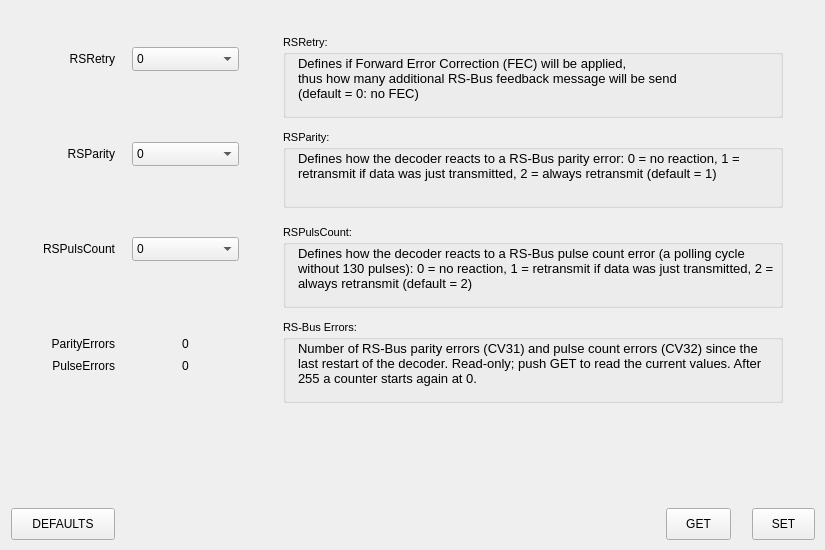
<?xml version='1.0' encoding='UTF-8'?>
<ui version="4.0">
 <class>RsBusTab</class>
 <widget class="QWidget" name="RsBusTab">
  <property name="geometry">
   <rect>
    <x>0</x>
    <y>0</y>
    <width>825</width>
    <height>550</height>
   </rect>
  </property>
  <widget class="QGroupBox" name="groupBox1">
   <property name="geometry">
    <rect>
     <x>283</x>
     <y>35</y>
     <width>500</width>
     <height>83</height>
    </rect>
   </property>
   <property name="title">
    <string>RSRetry:</string>
   </property>
   <property name="font">
    <font>
     <pointsize>8</pointsize>
    </font>
   </property>
   <widget class="QLabel" name="label2">
    <property name="geometry">
     <rect>
      <x>15</x>
      <y>21</y>
      <width>478</width>
      <height>58</height>
     </rect>
    </property>
    <property name="text">
     <string>Defines if Forward Error Correction (FEC) will be applied,  thus how many additional RS-Bus feedback message will be send (default = 0: no FEC)</string>
    </property>
    <property name="alignment">
     <set>Qt::AlignLeft|Qt::AlignTop</set>
    </property>
    <property name="wordWrap">
     <bool>true</bool>
    </property>
    <property name="font">
     <font>
      <pointsize>10</pointsize>
      <bold>false</bold>
     </font>
    </property>
   </widget>
  </widget>
  <widget class="QPushButton" name="buttonRsBusTabGet">
   <property name="geometry">
    <rect>
     <x>666</x>
     <y>508</y>
     <width>65</width>
     <height>32</height>
    </rect>
   </property>
   <property name="text">
    <string>GET</string>
   </property>
  </widget>
  <widget class="QPushButton" name="buttonRsBusTabDefaults">
   <property name="geometry">
    <rect>
     <x>11</x>
     <y>508</y>
     <width>104</width>
     <height>32</height>
    </rect>
   </property>
   <property name="text">
    <string>DEFAULTS</string>
   </property>
  </widget>
  <widget class="QPushButton" name="buttonRsBusTabSet">
   <property name="geometry">
    <rect>
     <x>752</x>
     <y>508</y>
     <width>63</width>
     <height>32</height>
    </rect>
   </property>
   <property name="text">
    <string>SET</string>
   </property>
  </widget>
  <widget class="QLabel" name="label3">
   <property name="geometry">
    <rect>
     <x>52</x>
     <y>51</y>
     <width>63</width>
     <height>16</height>
    </rect>
   </property>
   <property name="text">
    <string>RSRetry</string>
   </property>
   <property name="alignment">
    <set>Qt::AlignRight|Qt::AlignVCenter</set>
   </property>
  </widget>
  <widget class="CenteredComboBox" name="comboRsFec">
   <property name="geometry">
    <rect>
     <x>132</x>
     <y>47</y>
     <width>107</width>
     <height>24</height>
    </rect>
   </property>
   <item>
    <property name="text">
     <string>0</string>
    </property>
   </item>
   <item>
    <property name="text">
     <string>1</string>
    </property>
   </item>
   <item>
    <property name="text">
     <string>2</string>
    </property>
   </item>
  </widget>
  <widget class="QLabel" name="label4">
   <property name="geometry">
    <rect>
     <x>40</x>
     <y>146</y>
     <width>75</width>
     <height>16</height>
    </rect>
   </property>
   <property name="text">
    <string>RSParity</string>
   </property>
   <property name="alignment">
    <set>Qt::AlignRight|Qt::AlignVCenter</set>
   </property>
  </widget>
  <widget class="CenteredComboBox" name="comboRsParity">
   <property name="geometry">
    <rect>
     <x>132</x>
     <y>142</y>
     <width>107</width>
     <height>24</height>
    </rect>
   </property>
   <item>
    <property name="text">
     <string>0</string>
    </property>
   </item>
   <item>
    <property name="text">
     <string>1</string>
    </property>
   </item>
   <item>
    <property name="text">
     <string>2</string>
    </property>
   </item>
  </widget>
  <widget class="QGroupBox" name="groupBox5">
   <property name="geometry">
    <rect>
     <x>283</x>
     <y>130</y>
     <width>500</width>
     <height>78</height>
    </rect>
   </property>
   <property name="title">
    <string>RSParity:</string>
   </property>
   <property name="font">
    <font>
     <pointsize>8</pointsize>
    </font>
   </property>
   <widget class="QLabel" name="label6">
    <property name="geometry">
     <rect>
      <x>15</x>
      <y>21</y>
      <width>478</width>
      <height>53</height>
     </rect>
    </property>
    <property name="text">
     <string>Defines how the decoder reacts to a RS-Bus parity error: 0 = no reaction, 1 = retransmit if data was just transmitted, 2 = always retransmit (default = 1)</string>
    </property>
    <property name="alignment">
     <set>Qt::AlignLeft|Qt::AlignTop</set>
    </property>
    <property name="wordWrap">
     <bool>true</bool>
    </property>
    <property name="font">
     <font>
      <pointsize>10</pointsize>
      <bold>false</bold>
     </font>
    </property>
   </widget>
  </widget>
  <widget class="QLabel" name="label7">
   <property name="geometry">
    <rect>
     <x>20</x>
     <y>241</y>
     <width>95</width>
     <height>16</height>
    </rect>
   </property>
   <property name="text">
    <string>RSPulsCount</string>
   </property>
   <property name="alignment">
    <set>Qt::AlignRight|Qt::AlignVCenter</set>
   </property>
  </widget>
  <widget class="CenteredComboBox" name="comboRsPulsCount">
   <property name="geometry">
    <rect>
     <x>132</x>
     <y>237</y>
     <width>107</width>
     <height>24</height>
    </rect>
   </property>
   <item>
    <property name="text">
     <string>0</string>
    </property>
   </item>
   <item>
    <property name="text">
     <string>1</string>
    </property>
   </item>
   <item>
    <property name="text">
     <string>2</string>
    </property>
   </item>
  </widget>
  <widget class="QGroupBox" name="groupBox8">
   <property name="geometry">
    <rect>
     <x>283</x>
     <y>225</y>
     <width>500</width>
     <height>83</height>
    </rect>
   </property>
   <property name="title">
    <string>RSPulsCount:</string>
   </property>
   <property name="font">
    <font>
     <pointsize>8</pointsize>
    </font>
   </property>
   <widget class="QLabel" name="label9">
    <property name="geometry">
     <rect>
      <x>15</x>
      <y>21</y>
      <width>478</width>
      <height>58</height>
     </rect>
    </property>
    <property name="text">
     <string>Defines how the decoder reacts to a RS-Bus pulse count error (a polling cycle without 130 pulses): 0 = no reaction, 1 = retransmit if data was just transmitted, 2 = always retransmit (default = 2)</string>
    </property>
    <property name="alignment">
     <set>Qt::AlignLeft|Qt::AlignTop</set>
    </property>
    <property name="wordWrap">
     <bool>true</bool>
    </property>
    <property name="font">
     <font>
      <pointsize>10</pointsize>
      <bold>false</bold>
     </font>
    </property>
   </widget>
  </widget>
  <widget class="QLabel" name="label10">
   <property name="geometry">
    <rect>
     <x>20</x>
     <y>336</y>
     <width>95</width>
     <height>16</height>
    </rect>
   </property>
   <property name="text">
    <string>ParityErrors</string>
   </property>
   <property name="alignment">
    <set>Qt::AlignRight|Qt::AlignVCenter</set>
   </property>
  </widget>
  <widget class="QLabel" name="parityErrorsText">
   <property name="geometry">
    <rect>
     <x>132</x>
     <y>336</y>
     <width>107</width>
     <height>16</height>
    </rect>
   </property>
   <property name="text">
    <string>0</string>
   </property>
   <property name="alignment">
    <set>Qt::AlignHCenter|Qt::AlignVCenter</set>
   </property>
  </widget>
  <widget class="QLabel" name="label11">
   <property name="geometry">
    <rect>
     <x>20</x>
     <y>358</y>
     <width>95</width>
     <height>16</height>
    </rect>
   </property>
   <property name="text">
    <string>PulseErrors</string>
   </property>
   <property name="alignment">
    <set>Qt::AlignRight|Qt::AlignVCenter</set>
   </property>
  </widget>
  <widget class="QLabel" name="pulseErrorsText">
   <property name="geometry">
    <rect>
     <x>132</x>
     <y>358</y>
     <width>107</width>
     <height>16</height>
    </rect>
   </property>
   <property name="text">
    <string>0</string>
   </property>
   <property name="alignment">
    <set>Qt::AlignHCenter|Qt::AlignVCenter</set>
   </property>
  </widget>
  <widget class="QGroupBox" name="groupBox12">
   <property name="geometry">
    <rect>
     <x>283</x>
     <y>320</y>
     <width>500</width>
     <height>83</height>
    </rect>
   </property>
   <property name="title">
    <string>RS-Bus Errors:</string>
   </property>
   <property name="font">
    <font>
     <pointsize>8</pointsize>
    </font>
   </property>
   <widget class="QLabel" name="label13">
    <property name="geometry">
     <rect>
      <x>15</x>
      <y>21</y>
      <width>478</width>
      <height>58</height>
     </rect>
    </property>
    <property name="text">
     <string>Number of RS-Bus parity errors (CV31) and pulse count errors (CV32) since the last restart of the decoder. Read-only; push GET to read the current values. After 255 a counter starts again at 0.</string>
    </property>
    <property name="alignment">
     <set>Qt::AlignLeft|Qt::AlignTop</set>
    </property>
    <property name="wordWrap">
     <bool>true</bool>
    </property>
    <property name="font">
     <font>
      <pointsize>10</pointsize>
      <bold>false</bold>
     </font>
    </property>
   </widget>
  </widget>
 </widget>
 <customwidgets>
  <customwidget>
   <class>CenteredComboBox</class>
   <extends>QComboBox</extends>
   <header>CenteredComboBox.h</header>
  </customwidget>
 </customwidgets>
 <resources />
 <connections />
</ui>
